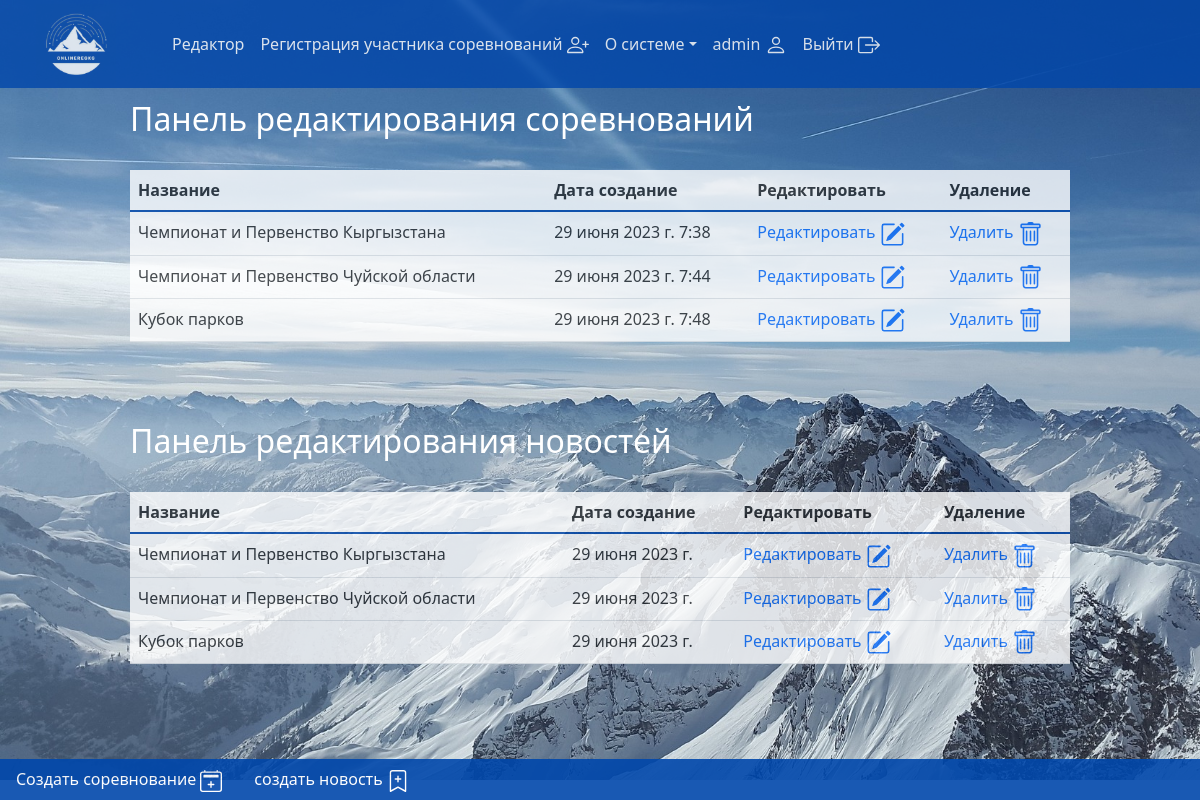
Page /editor/ (signed in) on the committed database.
### competitions/models.py (models this page shows, shortened)
class Competition(models.Model):
    hostState_list = [
        ('Кыргызстан', 'Кыргызстан'),
    ]
    region_list = [
        ('Бишкек', 'Бишкек'),
        ('Чуй', 'Чуй'),
        ('Каракол', 'Каракол'),
        ('Баткен', 'Баткен'),
        ('Джалал-Абад', 'Джалал-Абад'),
        ('Нарын', 'Нарын'),
        ('Талас', 'Талас'),
        ('Ош', 'Ош'),
    ]
    before_18 = ['12', '11', '13', '14', '15', '16', '17', '18']
    before_25 = ['19', '20', '21', '22', '23', '24', '25']
    before_35 = ['26', '27', '28', '29', '30', '31', '32', '33', '34', '35']
    before_45 = ['36', '37', '38', '39', '40', '41', '42', '43', '45']
    ignor = ['A', 'B', 'C', 'D']
    age_groups_of_participants_list = [
        (f'{before_18}', 'До-18'),
        (f'{before_25}', '18-25'),
        (f'{before_35}', '25-35'),
        (f'{before_45}', '35-45'),
        (f'{ignor}', 'A, B, C, D ')
    ]
    phone_regex = RegexValidator(
        regex=r'\+996\d{9}$',
        message='Номер телефона должен быть в формате: "+996XXXXXXXXX'
    )
    telegram_regex = RegexValidator(
        regex=r'^@[A-Za-z0-9]{5,}$',
        message='invalid username Telegram'
    )
    author = models.ForeignKey(User, on_delete=models.CASCADE, related_name='competitions', verbose_name='Редактор', blank=True, null=True)
    create_date = models.DateTimeField(auto_now_add=True)
    state = models.CharField(choices=hostState_list, max_length=10, blank=False, verbose_name='Государство проведения')
    region = models.CharField(choices=region_list, max_length=11, blank=False, verbose_name='Регион проведения')
    date = models.DateField(blank=False, verbose_name='Дата (-ы) проведения')
    organizer_name = models.CharField(max_length=30, blank=False,verbose_name='Имя организатора', null=True)
    organizer_last_name = models.CharField(max_length=100, blank=False, verbose_name='Фамилия организатора', null=True)
    organizer_email = models.EmailField(blank=False, verbose_name='email организатора', null=True)
    organizer_phone = models.CharField(max_length=13, blank=True, verbose_name='номер телефона организатора', null=True, validators=[phone_regex])
    organizer_telegram = models.CharField(max_length=20, blank=False, null=True, validators=[telegram_regex], verbose_name='Telegram организатора')
    organizer_whatsapp = models.CharField(max_length=255, blank=True, null=True, validators=[phone_regex], verbose_name='WhatsApp организатора')
    competition_name = models.CharField(max_length=255, blank=False, verbose_name='Наименование')
    location = models.CharField(max_length=255, blank=False, verbose_name='Место проведения')
    age_groups_of_participants = models.TextField( blank=False, verbose_name='Возрастные группы участников')
    illustration = models.ImageField(upload_to='competitions_illustration', blank=False, verbose_name='Иллюстрация')
    announcement = models.TextField(blank=False, verbose_name='Краткий анонс')
    coordinates_to_competition = models.CharField(max_length=255, blank=True, verbose_name='Точные координаты')
    slug = models.SlugField(unique=True, max_length=255)
    class Meta:
        verbose_name = 'Соревнование'
        verbose_name_plural = 'Соревнования'

### news/models.py (models this page shows, shortened)
class News(models.Model):
    author = models.ForeignKey(User, on_delete=models.CASCADE, related_name='news', verbose_name='Автор')
    date = models.DateField(auto_now=True, verbose_name='дата')
    header = models.CharField(max_length=255, blank=False, verbose_name='Заголовок', null=True)
    announcement = models.TextField(blank=False, verbose_name='Анонс', null=True)
    photo = models.ImageField(upload_to='news_photo', blank=False, verbose_name='Фото', null=True)
    text = models.TextField(blank=False, verbose_name='Текст', null=True)
    slug = models.SlugField(unique=True, max_length=255, null=True)
    class Meta:
        verbose_name = 'Новость'
        verbose_name_plural = 'Новости'

### users/views.py (the view)
    def wrapper(request, *args, **kwargs):
        if request.user.is_authenticated:
            profile = Profile.objects.get(user=request.user)
            if profile.is_blocked:
                return HttpResponse('Вы заблокированы. Пожалуйста, свяжитесь с администратором. Отправьте сообщение в разделе контакты!')
        return view_func(request, *args, **kwargs)

### main/views.py (called while the page is built)
@check_blocked
def editors_page(request):
    user = request.user
    editor_group = Group.objects.get(name='editors')
    is_editor = editor_group in user.groups.all()
    if not is_editor:
        return redirect('contact')
    competitions = Competition.objects.filter(author=user)
    news = News.objects.filter(author=user)
    context = {
        'is_editor': is_editor,
        'competitions': competitions,
        'news': news,
    }
    return render(request, 'main/editor.html', context)

### users/views.py (called while the page is built)
def check_blocked(view_func):
    def wrapper(request, *args, **kwargs):
        if request.user.is_authenticated:
            profile = Profile.objects.get(user=request.user)
            if profile.is_blocked:
                return HttpResponse('Вы заблокированы. Пожалуйста, свяжитесь с администратором. Отправьте сообщение в разделе контакты!')
        return view_func(request, *args, **kwargs)
    return wrapper

### main/templates/main/editor.html (shortened to what this page needs)
{% extends 'main/layout.html' %}
{% block body %}
	{% if update %}
		<h1>{{title}}</h1>
		<form class="form-control" id="form-bg" method="post">
			{% csrf_token %}
			{{ form.as_p }}
			<button class="btn btn-primary" id="btn-bg" type="submit">Обновить</button>
		</form>
	{% else %}
	{% if competitions %}
	<div id="table-competitions-div">
		<h2>Панель редактирования соревнований</h2>
		<br>
		<table class="table" id="table-competitions">
  		<thead id="table-competitions-nav">
    		<tr>
      		<th scope="col">Название</th>
      		<th scope="col">Дата создание</th>
      		<th scope="col">Редактировать</th>
      		<th scope="col">Удаление</th>
    		</tr>
  		</thead>
  		<tbody class="table-group-divider">
  			{% for competition in competitions %}
    		<tr>
      		<td scope="row">{{competition.competition_name}}</td>
      		<td>{{competition.create_date}}</td>
      		<td><a id="link-editor" href="{% url 'editor_update_competitions' competition.slug %}">Редактировать </a></td>
      		<td><a id="link-editor" href="{% url 'editor_delete_competitions' competition.id %}">Удалить </a></td>
    		</tr>
    		{% endfor %}
  		</tbody>
		</table>
	</div>
	{% else %}
	<h1>На данный момент соревнований нет!</h1>
	<p>Но вы можете создать их :)</p>
	{% endif %}
{% if news %}
	<div id="table-news-div">
		<h2>Панель редактирования новостей</h2>
		<br>
		<table class="table" id="table-news">
  		<thead id="table-news-nav">
    		<tr>
      		<th scope="col">Название</th>
      		<th scope="col">Дата создание</th>
      		<th scope="col">Редактировать</th>
      		<th scope="col">Удаление</th>
    		</tr>
  		</thead>
  		<tbody class="table-group-divider">
  			{% for new in news %}
    		<tr>
      		<td scope="row">{{new.header}}</td>
      		<td>{{new.date}}</td>
      		<td><a id="link-editor" href="{% url 'editor_update_news' new.slug %}">Редактировать </a></td>
      		<td><a id="link-editor" href="{% url 'editor_delete_news' new.id %}">Удалить </a></td>
    		</tr>
    		{% endfor %}
  		</tbody>
		</table>
	</div>
	{% else  %}
	<h1>На данный момент новостей нет!</h1>
	<p>Но вы можете создать их :)</p>
	{% endif %}
	{% endif %}
{% endblock %}
{% block footer %}
    <ul class="nav">
      <li class="nav-item"><a class="nav-link active" id="a-link" href=" {% url 'create_competition' %} ">Создать соревнование </a></li>
      <li class="nav-item"><a class="nav-link active" id="a-link" href=" {% url 'news' %} ">создать новость </a></li>
    </ul>
  {% endblock %}

### main/templates/main/layout.html (shortened to what this page needs)
{% load static %}
<!doctype html>
<html lang="en">
<head>
    <link rel="stylesheet" href="{% static 'main/css/style.css' %}">
    <link href="https://cdn.jsdelivr.net/npm/bootstrap@5.3.0-alpha2/dist/css/bootstrap.min.css" rel="stylesheet">
</head>
<body class="" id="body">
  <header class="fixed-top" id="header">
    <nav class="navbar navbar-expand-lg bg-body-tertiary" id="nav">
      <div class="container-fluid" id="bg-nav">
        <a class="navbar-brand" id="a-link-home" href="{% url 'index' %}"><img id="home-logo-link" src="{% static 'img/home_logo.png' %}" alt="home logo"></a>
        <div class="collapse navbar-collapse" id="navbarNavDropdown">
          <ul class="navbar-nav">
            <li class="nav-item">
              <a class="nav-link" id="a-link" href="{% url 'editor' %}">Редактор</a>
            </li>
            <li class="nav-item">
              <a class="nav-link" id="a-link" href="{% url 'member' %}">Регистрация участника соревнований </a>
            </li>
            <li class="nav-item dropdown">
              <a class="nav-link dropdown-toggle" id="dop-menu" role="button" data-bs-toggle="dropdown" aria-expanded="false">О системе</a>
            </li>
            <li class="nav-item dropdown" id="my-nav-item">
              {% if user.is_authenticated%}
                <a class="nav-link active" id="a-link-user" href = "{% url 'profile'%}">{{user.username}} </a></li>
                <li><a class="nav-link active" id="a-link-logout" href = "{% url 'logout'%}">Выйти </a></li>
              {% endif %}
          </ul>
        </div>
      </div>
    </nav>
  </header>
    <div class="container" id="containerbg">
      {% block body %}
      {% endblock %}
    </div>
  <footer class="" id="footer">
    {% block footer %}
    {% endblock %}
  </footer>
</body>
</html>

### main/static/main/css/style.css (style rules this page uses)
#body { height: auto; background-image: url(../img/rough-horn-ge477d8ee5_1920.jpg); background-repeat: no-repeat; background-size: cover; margin: 0; }
#containerbg { color: white; padding: 100px; }
#nav { opacity: 0.8; padding: 0px 0px; }
#bg-nav { background-color: #0047AB; padding: 4px; }
#a-link-home { color: white; padding: 0 2rem; }
#a-link { color: white; }
#a-link-user { color: white; margin: 0; }
#a-link-logout { margin: 0; color: white; }
#dop-menu { color: white; }
#footer { position: fixed; bottom: 0; background-color: #0047AB; width: 100%; opacity: 0.9; }
#table-competitions { background-color:white; opacity: 0.8; color: #0047AB; border-radius: 5px 5px; }
#table-competitions-nav { background-color:#0047AB; color: white; }
#table-news-div { margin-top:10vh; }
#table-news { background-color:white; opacity: 0.8; color: #0047AB; border-radius: 5px 5px; }
#table-news-nav { background-color:#0047AB; color: white; }
#link-editor { text-decoration: none; }
#home-logo-link { width: 10vh; height:10vh; }

### rows in the picture
Competition: competition_name "Чемпионат и Первенство Кыргызстана", create_date "29 июня 2023 г. 7:38"
Competition: competition_name "Чемпионат и Первенство Чуйской области", create_date "29 июня 2023 г. 7:44"
Competition: competition_name "Кубок парков", create_date "29 июня 2023 г. 7:48"
News: header "Чемпионат и Первенство Кыргызстана", date "29 июня 2023 г."
News: header "Чемпионат и Первенство Чуйской области", date "29 июня 2023 г."
News: header "Кубок парков", date "29 июня 2023 г."

### other values in the picture
{{ user.username }} "admin"
